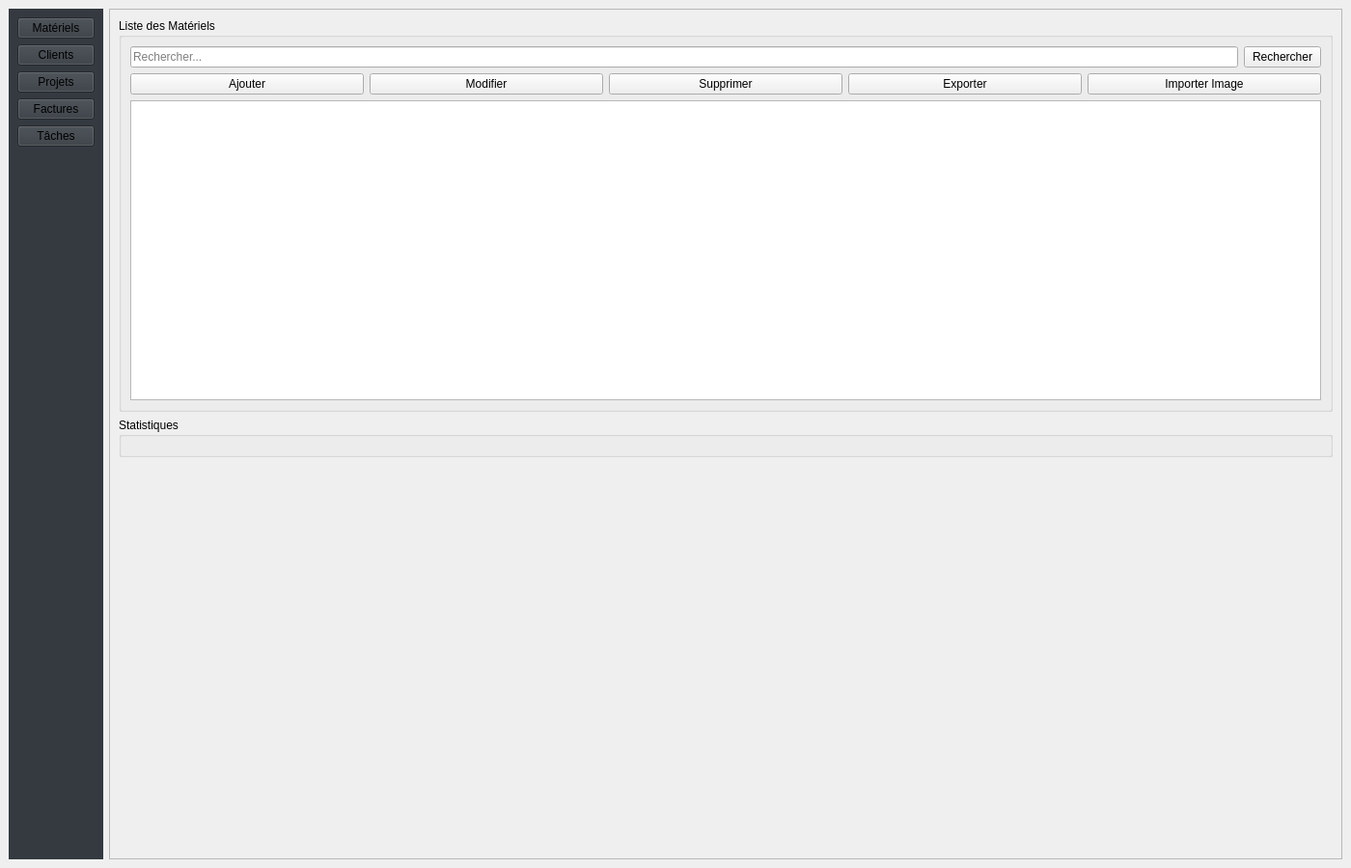
<?xml version="1.0" encoding="UTF-8"?>
<ui version="4.0">
  <class>MainWindow</class>
  <widget class="QMainWindow" name="MainWindow">
    <property name="geometry">
      <rect>
        <x>0</x>
        <y>0</y>
        <width>1400</width>
        <height>900</height>
      </rect>
    </property>
    <property name="windowTitle">
      <string>Gestion des Matériels</string>
    </property>
    <widget class="QWidget" name="centralwidget">
      <layout class="QHBoxLayout" name="horizontalLayout">

        <!-- Left Navigation Panel -->
        <item>
          <widget class="QWidget" name="navPanel">
            <property name="minimumWidth">
              <number>180</number>
            </property>
            <property name="styleSheet">
              <string>background: #343a40;</string>
            </property>
            <layout class="QVBoxLayout" name="navLayout">
              <item>
                <widget class="QPushButton" name="navMaterialsBtn">
                  <property name="text">
                    <string>Matériels</string>
                  </property>
                </widget>
              </item>
              <item>
                <widget class="QPushButton" name="navClientsBtn">
                  <property name="text">
                    <string>Clients</string>
                  </property>
                </widget>
              </item>
              <item>
                <widget class="QPushButton" name="navProjectsBtn">
                  <property name="text">
                    <string>Projets</string>
                  </property>
                </widget>
              </item>
              <item>
                <widget class="QPushButton" name="navInvoicesBtn">
                  <property name="text">
                    <string>Factures</string>
                  </property>
                </widget>
              </item>
              <item>
                <widget class="QPushButton" name="navTasksBtn">
                  <property name="text">
                    <string>Tâches</string>
                  </property>
                </widget>
              </item>
              <item>
                <spacer name="verticalSpacer">
                  <property name="orientation">
                    <enum>Qt::Vertical</enum>
                  </property>
                  <property name="sizeHint" stdset="0">
                    <size>
                      <width>20</width>
                      <height>40</height>
                    </size>
                  </property>
                </spacer>
              </item>
            </layout>
          </widget>
        </item>

        <!-- Main Content Area -->
        <item>
          <widget class="QScrollArea" name="scrollArea">
            <property name="widgetResizable">
              <bool>true</bool>
            </property>
            <widget class="QWidget" name="scrollContent">
              <property name="geometry">
                <rect>
                  <x>0</x>
                  <y>0</y>
                  <width>1198</width>
                  <height>878</height>
                </rect>
              </property>
              <layout class="QVBoxLayout" name="mainLayout">

                <!-- Materials Table Group -->
                <item>
                  <widget class="QGroupBox" name="materialsGroup">
                    <property name="title">
                      <string>Liste des Matériels</string>
                    </property>
                    <layout class="QVBoxLayout" name="materialsLayout">
                      <item>
                        <layout class="QHBoxLayout" name="searchLayout">
                          <item>
                            <widget class="QLineEdit" name="searchInput">
                              <property name="placeholderText">
                                <string>Rechercher...</string>
                              </property>
                            </widget>
                          </item>
                          <item>
                            <widget class="QPushButton" name="searchBtn">
                              <property name="text">
                                <string>Rechercher</string>
                              </property>
                            </widget>
                          </item>
                        </layout>
                      </item>
                      <item>
                        <layout class="QHBoxLayout" name="actionLayout">
                          <item>
                            <widget class="QPushButton" name="addBtn">
                              <property name="text">
                                <string>Ajouter</string>
                              </property>
                            </widget>
                          </item>
                          <item>
                            <widget class="QPushButton" name="modifyBtn">
                              <property name="text">
                                <string>Modifier</string>
                              </property>
                            </widget>
                          </item>
                          <item>
                            <widget class="QPushButton" name="deleteBtn">
                              <property name="text">
                                <string>Supprimer</string>
                              </property>
                            </widget>
                          </item>
                          <item>
                            <widget class="QPushButton" name="exportBtn">
                              <property name="text">
                                <string>Exporter</string>
                              </property>
                            </widget>
                          </item>
                          <item>
                            <widget class="QPushButton" name="importImageBtn">
                              <property name="text">
                                <string>Importer Image</string>
                              </property>
                            </widget>
                          </item>
                        </layout>
                      </item>
                      <item>
                        <widget class="QTableWidget" name="materialsTable">
                          <property name="minimumHeight">
                            <number>400</number>
                          </property>
                          <property name="selectionBehavior">
                            <enum>QAbstractItemView::SelectRows</enum>
                          </property>
                        </widget>
                      </item>
                    </layout>
                  </widget>
                </item>

                <!-- Statistics Group -->
                <item>
                  <widget class="QGroupBox" name="statsGroup">
                    <property name="title">
                      <string>Statistiques</string>
                    </property>
                    <layout class="QVBoxLayout" name="statsLayout"/>
                  </widget>
                </item>

                <item>
                  <spacer name="verticalSpacer">
                    <property name="orientation">
                      <enum>Qt::Vertical</enum>
                    </property>
                    <property name="sizeHint" stdset="0">
                      <size>
                        <width>20</width>
                        <height>40</height>
                      </size>
                    </property>
                  </spacer>
                </item>
              </layout>
            </widget>
          </widget>
        </item>
      </layout>
    </widget>
  </widget>
  <resources/>
</ui>
